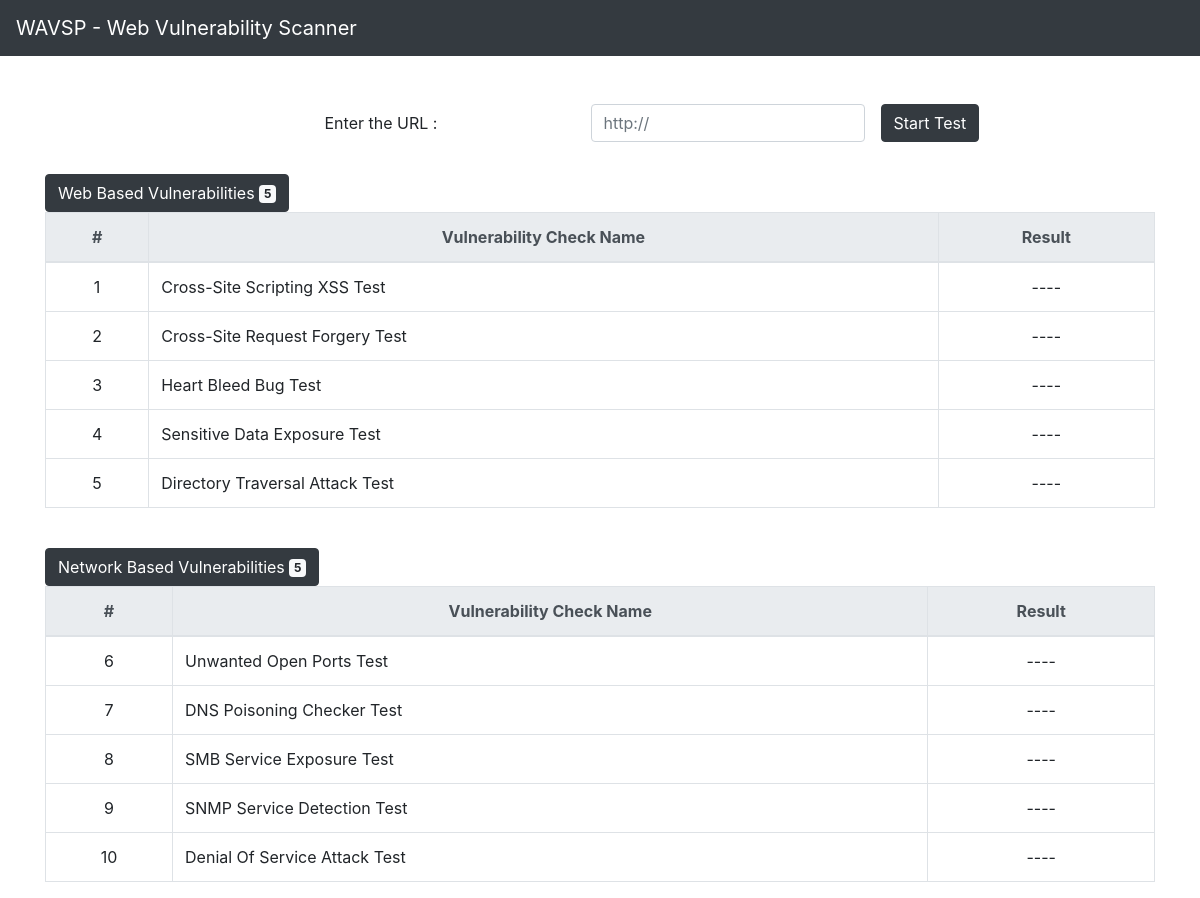
The page / on the database its author committed.
### WAVSP_UI_app/models.py (models this page shows)
class wavspdb(models.Model):
	roll = models.IntegerField(default = 1)
	name = models.CharField(max_length = 200)
	result = models.CharField(max_length = 20 , default = 'n')
	vuln_type = models.CharField(max_length = 200 , default = 'web')

### WAVSP_UI_app/views.py (the view)
# urls.py: 2. Add a URL to urlpatterns:  url(r'^$', views.home, name='home')
def home(request):
	all_tests = wavspdb.objects.all()
	all_tests.update(result='n')
	for i in range(tool_count):
		tool = wavspdb.objects.get(roll = i+1)
		if(tool_status[i][3] == 'n'):
			tool.vuln_type = "network"
			tool.save()
		else:
			tool.vuln_type = "web"
			tool.save()
		temp_file = "temp_"+tool_status[i][4]
		try:
			os.remove(temp_file)
		except OSError:
			pass
	return render(request,'home.html', {'all_tests':all_tests})

### WAVSP_UI_app/templates/home.html (shortened to what this page needs)
{% extends 'base.html' %}
{% block content %}
	{% if all_tests %}
	<br>
		<form class="form-inline" action="{% url 'starttest' %}" method="post">
		    <div class="col-md-3 col-md-offset-3"></div>
			<div class="form-group mb-2">
			  <input type="text" readonly class="form-control-plaintext" id="staticEmail2" value="Enter the URL :">
			</div>
		  <div class="form-group mx-sm-3 mb-2">
		    <input type="url" class="form-control" name="inputurl" placeholder="http://">
		  </div>
		  	<input class="btn btn-dark mb-2" type = "submit" value="Start Test">
		</form>
	<br>
		<button type="button" class="btn btn-dark">
  			Web Based Vulnerabilities <span class="badge badge-light">5</span>
		</button>
	<br>
	<table class="table table-bordered">
		<thead class="thead-light">
    	<tr>
    		<th scope="col"><center>{{ '#' }}</center></th>
      		<th scope="col"><center>{{ 'Vulnerability Check Name' }}</center></th>
     		<th scope="col"><center>{{ 'Result' }}</center></th>
    	</tr>
  		</thead>
			{% for test in all_tests %}
					{%if test.vuln_type == 'web'%}
						{%if test.result == 'p'%}
							<tr>
								<td><center>{{ test.roll }}</center></td>
								<td>{{ test.name }}</td>
								<td class="table-success"><center><a href="{% url 'report' test.roll%}" style="color: #025109" target="_blank">PASS</a></center></td>
							</tr>
						{%elif test.result == 'f'%}
							<tr>
								<td><center>{{ test.roll }}</center></td>
								<td>{{ test.name }}</td>
								<td class="table-danger"><center><a href="{% url 'report' test.roll%}" style="color: #9F0303" target="_blank">FAIL</a></center></td>
							</tr>
						{%else%}
							<tr>
								<td><center>{{ test.roll }}</center></td>
								<td>{{ test.name }}</td>
								<td class="table-default"><center>{{ '----' }}</center></td>
							</tr>
						{%endif%}
					{%endif%}
			{% endfor %}
	</table>
	<br>
	<button type="button" class="btn btn-dark">
  		Network Based Vulnerabilities <span class="badge badge-light">5</span>
	</button>
	<br>
	<table class="table table-bordered">
		<thead class="thead-light">
    	<tr>
    		<th scope="col"><center>{{ '#' }}</center></th>
      		<th scope="col"><center>{{ 'Vulnerability Check Name' }}</center></th>
     		<th scope="col"><center>{{ 'Result' }}</center></th>
    	</tr>
  		</thead>
		{% for test in all_tests %}
			{%if test.vuln_type == 'network'%}
				{%if test.result == 'p'%}
					<tr>
						<td><center>{{ test.roll }}</center></td>
						<td>{{ test.name }}</td>
						<td class="table-success"><center><a href="{% url 'report' test.roll%}" style="color: #025109" target="_blank">PASS</a></center></td>
					</tr>
				{%elif test.result == 'f'%}
					<tr>
						<td><center>{{ test.roll }}</center></td>
						<td>{{ test.name }}</td>
						<td class="table-danger"><center><a href="{% url 'report' test.roll%}" style="color: #9F0303" target="_blank">FAIL</a></center></td>
					</tr>
				{%else%}
					<tr>
						<td><center>{{ test.roll }}</center></td>
						<td>{{ test.name }}</td>
						<td class="table-default"><center>{{ '----' }}</center></td>
					</tr>
				{%endif%}
			{%endif%}
		{% endfor %}
	</table>
	{% endif %}
{% endblock %}

### WAVSP_UI_app/templates/base.html (shortened to what this page needs)
<!doctype html>
<html lang="en">
  <head>
    <link rel="stylesheet" href="https://stackpath.bootstrapcdn.com/bootstrap/4.1.1/css/bootstrap.min.css">
    {% load staticfiles %}
  </head>
  <body>
	  <nav class="navbar navbar-expand-lg navbar-dark bg-dark">
	  <div class="collapse navbar-collapse" id="navbarSupportedContent">
	    <ul class="navbar-nav mr-auto">
	      <li class="nav-item active">
	        <a class="navbar-brand" href="{% url 'home' %}">WAVSP - Web Vulnerability Scanner <span class="sr-only">(current)</span></a>
	      </li>
	    </ul>
	  </div>
	</nav>
  	<br/>
  	<div class="container">
    	{% block content %}
      {% endblock %}
    </div>
  </body>
</html>

### rows shown on the page
wavspdb: roll "1", name "Cross-Site Scripting XSS Test", value "----"
wavspdb: roll "2", name "Cross-Site Request Forgery Test", value "----"
wavspdb: roll "3", name "Heart Bleed Bug Test", value "----"
wavspdb: roll "4", name "Sensitive Data Exposure Test", value "----"
wavspdb: roll "5", name "Directory Traversal Attack Test", value "----"
wavspdb: roll "6", name "Unwanted Open Ports Test", value "----"
wavspdb: roll "7", name "DNS Poisoning Checker Test", value "----"
wavspdb: roll "8", name "SMB Service Exposure Test", value "----"
wavspdb: roll "9", name "SNMP Service Detection Test", value "----"
wavspdb: roll "10", name "Denial Of Service Attack Test", value "----"

### other values the page prints
{{ '#' }} "#"
{{ 'Vulnerability Check Name' }} "Vulnerability Check Name"
{{ 'Result' }} "Result"
